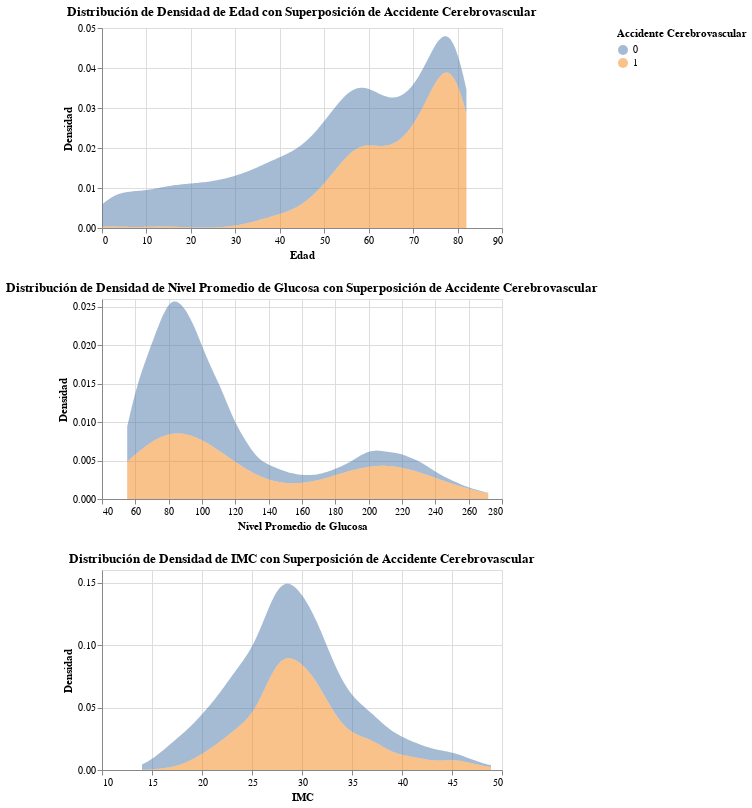

This figure's notebook cell:
### Markdown cell above
## Exploración de la Relación entre Variables y Accidentes Cerebrovasculares

En esta sección, me centramos en entender cómo diferentes variables se relacionan con la probabilidad de sufrir un accidente cerebrovascular. Utilizando tanto gráficos de dispersión para las variables numéricas como gráficos de barras y de violín para las variables categóricas y binarias.

### Variables Numéricas
1. **Edad vs Accidente Cerebrovascular**: La edad parece ser un factor significativo, ya que los accidentes cerebrovasculares son más comunes en edades avanzadas.
2. **Nivel Promedio de Glucosa vs Accidente Cerebrovascular**: No se observa una relación clara.
3. **IMC vs Accidente Cerebrovascular**: Similar al nivel de glucosa, el IMC tampoco muestra una relación clara.

### Code cell
# Inicializar una lista vacía para almacenar los gráficos
density_charts = []

# Crear un diccionario para mapear nombres de columnas a sus descripciones en español
column_to_description = {item['column']: item['description'] for item in numerical_columns}

# Eliminar 'hipertensión' y 'enfermedad_cardíaca' del diccionario
column_to_description.pop('hipertensión', None)
column_to_description.pop('enfermedad_cardíaca', None)

# Recorrer las variables numéricas para crear gráficos de densidad
for var in column_to_description.keys():
    chart = alt.Chart(stroke_data_translated).transform_density(
        density=var,
        as_=[var, 'density'],
        groupby=['accidente_cerebrovascular']
    ).mark_area(opacity=0.5).encode(
        alt.X(f"{var}:Q", title=column_to_description[var]),
        alt.Y('density:Q', title="Densidad"),
        alt.Color('accidente_cerebrovascular:N', legend=alt.Legend(title="Accidente Cerebrovascular"))
    ).properties(
        title=f"Distribución de Densidad de {column_to_description[var]} con Superposición de Accidente Cerebrovascular",
        width=400,
        height=200
    )
    density_charts.append(chart)

# Concatenar todos los gráficos de densidad verticalmente
final_chart = alt.vconcat(*density_charts)
final_chart

### Figure 1 — Vega-Lite specification as saved in the notebook (floating-point values rounded to 4 significant figures; data arrays with more than 128 entries replaced by an {"elided": "..."} marker saying what was removed)
{"config": {"view": {"continuousWidth": 300, "continuousHeight": 300}}, "vconcat": [{"mark": {"type": "area", "opacity": 0.5}, "encoding": {"color": {"field": "accidente_cerebrovascular", "legend": {"title": "Accidente Cerebrovascular"}, "type": "nominal"}, "x": {"field": "edad", "title": "Edad", "type": "quantitative"}, "y": {"field": "density", "title": "Densidad", "type": "quantitative"}}, "height": 200, "title": "Distribución de Densidad de Edad con Superposición de Accidente Cerebrovascular", "transform": [{"density": "edad", "groupby": ["accidente_cerebrovascular"], "as": ["edad", "density"]}], "width": 400}, {"mark": {"type": "area", "opacity": 0.5}, "encoding": {"color": {"field": "accidente_cerebrovascular", "legend": {"title": "Accidente Cerebrovascular"}, "type": "nominal"}, "x": {"field": "nivel_promedio_de_glucosa", "title": "Nivel Promedio de Glucosa", "type": "quantitative"}, "y": {"field": "density", "title": "Densidad", "type": "quantitative"}}, "height": 200, "title": "Distribución de Densidad de Nivel Promedio de Glucosa con Superposición de Accidente Cerebrovascular", "transform": [{"density": "nivel_promedio_de_glucosa", "groupby": ["accidente_cerebrovascular"], "as": ["nivel_promedio_de_glucosa", "density"]}], "width": 400}, {"mark": {"type": "area", "opacity": 0.5}, "encoding": {"color": {"field": "accidente_cerebrovascular", "legend": {"title": "Accidente Cerebrovascular"}, "type": "nominal"}, "x": {"field": "índice_de_masa_corporal", "title": "IMC", "type": "quantitative"}, "y": {"field": "density", "title": "Densidad", "type": "quantitative"}}, "height": 200, "title": "Distribución de Densidad de IMC con Superposición de Accidente Cerebrovascular", "transform": [{"density": "índice_de_masa_corporal", "groupby": ["accidente_cerebrovascular"], "as": ["índice_de_masa_corporal", "density"]}], "width": 400}], "data": {"name": "data-3b6bd8f610da350b58a1e24bd51f6be3"}, "$schema": "https://vega.github.io/schema/vega-lite/v5.8.0.json", "datasets": {"data-3b6bd8f610da350b58a1e24bd51f6be3": {"elided": "4981 records"}}}
